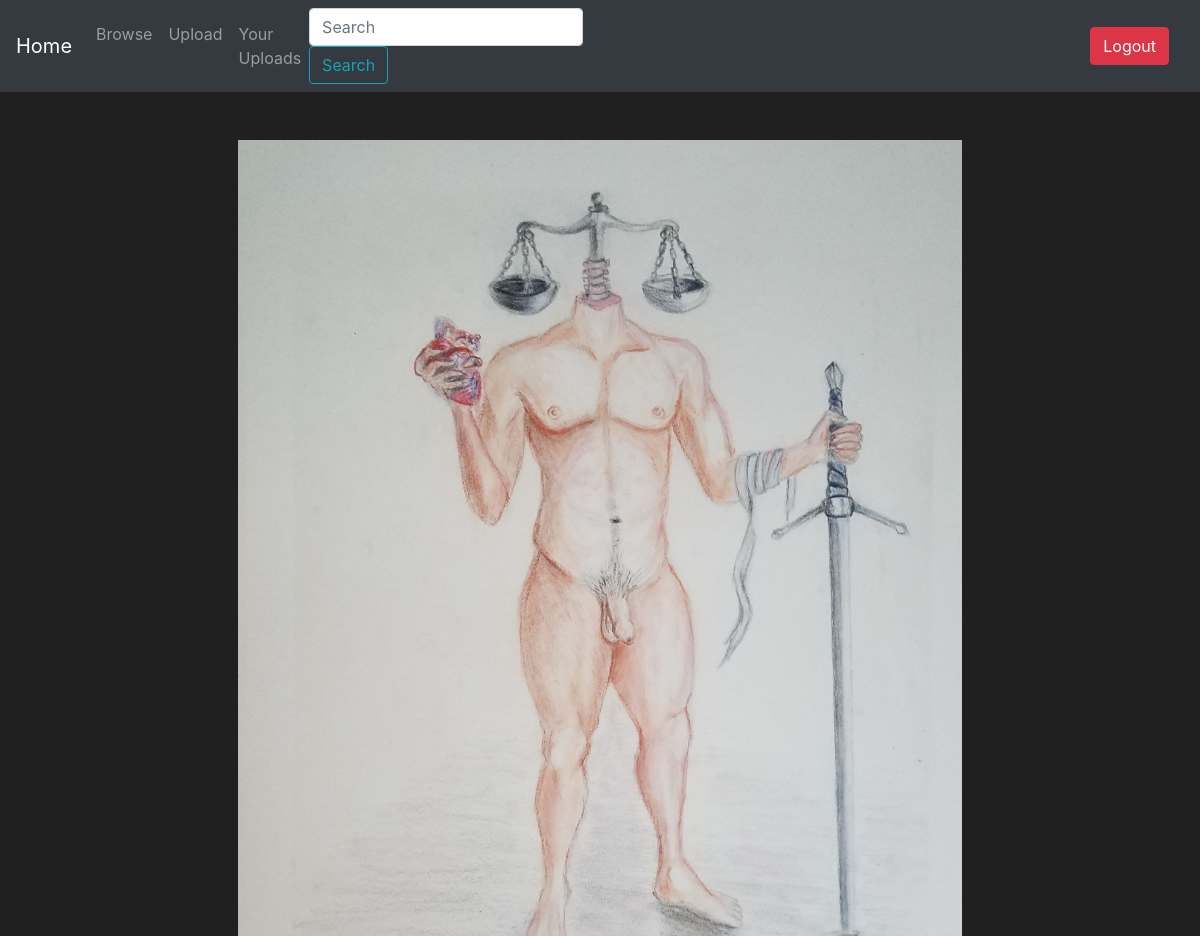
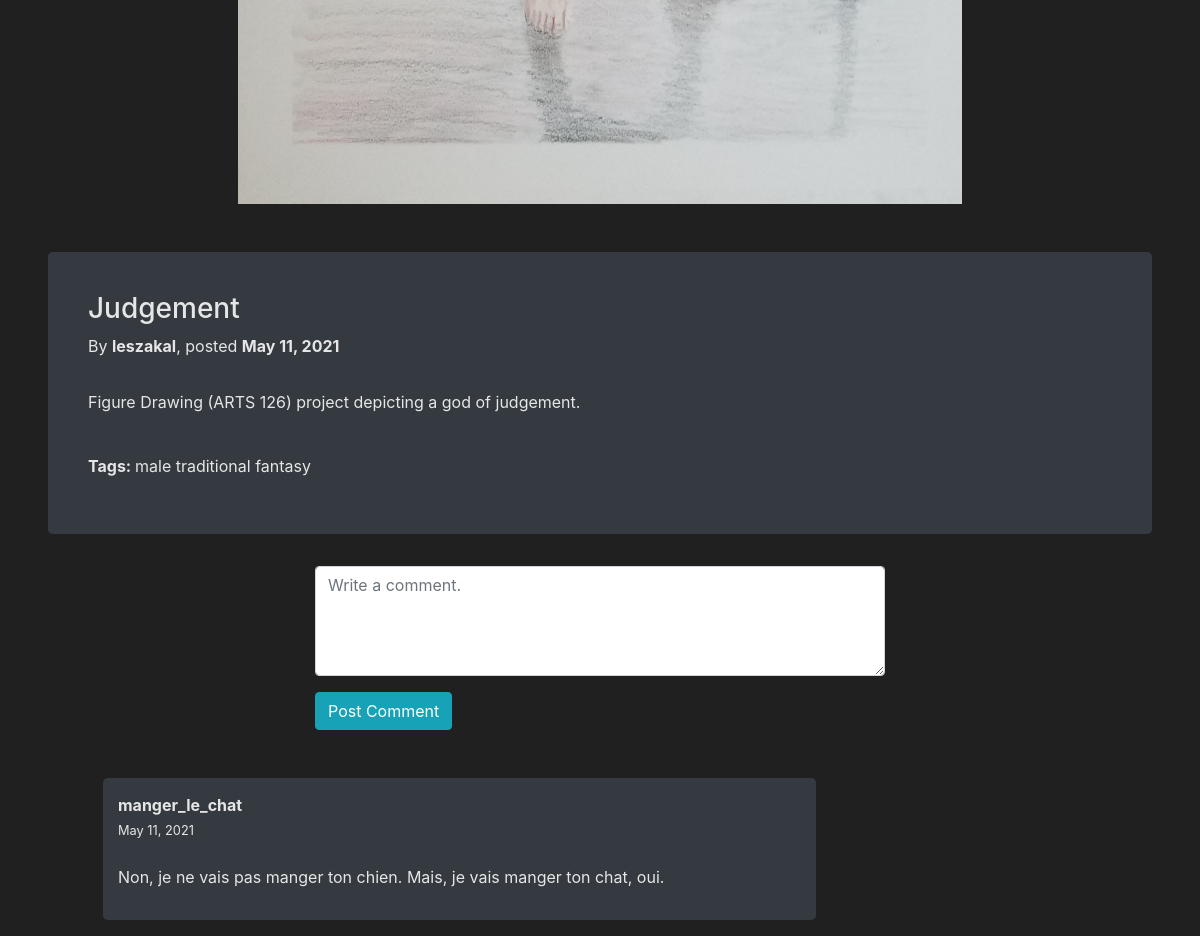
/posts/1/ (signed in), run on the app's committed database (2 pictures, top to bottom).
### posts/models.py (models this page shows)
class Post(models.Model):
    user = models.ForeignKey(User, on_delete=models.CASCADE)
    image = models.ImageField(upload_to='images/')
    title = models.CharField(max_length=60)
    description = models.TextField(max_length=500)
    tags = TaggableManager()
    timestamp = models.DateField(auto_now_add=True)
    private_status = models.BooleanField(default=False)

class Comment(models.Model):
    post = models.ForeignKey(Post, on_delete=models.CASCADE)
    text = models.TextField(max_length=400)
    user = models.ForeignKey(User, on_delete=models.CASCADE)
    timestamp = models.DateField(auto_now_add=True)
    timestamp_edited = models.DateField(auto_now=True)

### posts/views.py (the view, shortened to what this page needs)
# urls.py: path('posts/<pk>/', PostDetailed.as_view(), name="post_detailed")
class PostDetailed(DetailView):
    model = Post
    def get_context_data(self, *args, **kwargs):
        context = super().get_context_data(*args, **kwargs)
        context['comment_form'] = CommentForm
        return context

### templates/posts/post_detail.html (shortened to what this page needs)
<!DOCTYPE html>
<html>
<head>
  {% include "bootstrap.html" %}
  {% load crispy_forms_tags %}
  {% load static %}
  <link rel="stylesheet" href="{% static 'CSS/style.css' %}">
</head>
<body>
  {% include "navbar.html" %}
  {% if object.private_status == True and not user.is_authenticated %}
  <div class="container">
    <div class="jumbotron mt-5 bg-dark">
      <h3>You must be logged in to view this post.</h3>
      <p>Please <a href="/login">login</a> or <a href="/signup">create an account</a> to continue.</p>
    </div>
  </div>
  {% else %}
  <div class="container mt-5">
    <img src="{{ object.image.url }}" alt="{{ object.title }}" class="center">
  </div>
  <div class="jumbotron mt-5 ml-5 mr-5 bg-dark">
    <h3>{{ object.title }}</h3>
    <p class="pb-3">By <b>{{ object.user }}</b>, posted <b>{{ object.timestamp }}</b></p>
    <p>{{ object.description }}</p>
    <p class="pt-4"><b>Tags: </b>
    {% for tag in object.tags.all %}
    {{ tag }}
    {% endfor %}
    </p>
  </div>
  {% if user.is_authenticated %}
  <div class="container col-6 pb-5">
    <form action="{% url 'post_detailed' pk=object.id %}" method="POST"> {% csrf_token %}
      {{ comment_form|crispy }}
      <input type="submit" class="btn btn-info" value="Post Comment"/>
    </form>
  </div>
  {% endif %}
  <div class="container ml-5">
    <ul>
      {% for comment in object.comment_set.all %}
      <li>
        <div class="jumbotron bg-dark col-8" id="jumbo-comment">
          <b>{{ comment.user }}</b><br>
          <small>{{ comment.timestamp }}</small><br><br>
          <p>{{ comment.text }}</p>
        </div>
      </li>
      {% endfor %}
    </ul>
  </div>
  {% endif %}
</body>
<html>

### static/CSS/style.css (style rules this page uses)
body { background-color: #202020; color: #e6e6e6; }
img { max-width: 1000px; max-height: 1000px; }
ul { list-style-type: none; }
.center { display: block; margin-left: auto; margin-right: auto; }
.jumbotron { padding: 40px; }
#jumbo-comment { padding: 15px; margin-bottom: 15px; }

### data on the page
Post: image (picture), title "Judgement", user "leszakal", timestamp "May 11, 2021", description "Figure Drawing (ARTS 126) project depicting a god of judgement."
Tag: name "male"
Tag: name "traditional"
Tag: name "fantasy"
Comment: user "manger_le_chat", timestamp "May 11, 2021", text "Non, je ne vais pas manger ton chien. Mais, je vais manger ton chat, oui."
